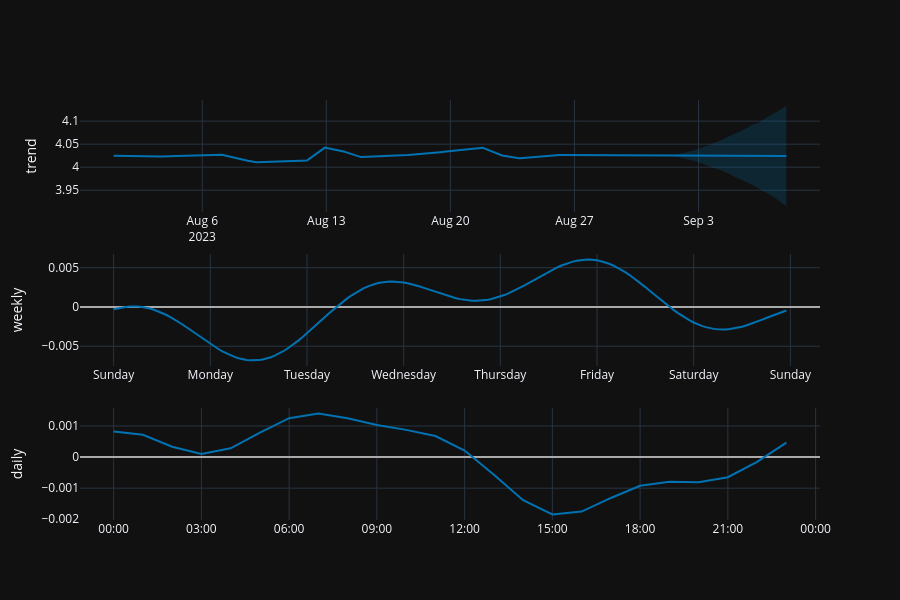

Notebook cell for this chart:
### Markdown cell above
### Component Analysis
Prophet breaks down the forecast into Trend, Weekly, and Daily components. This is extremely useful for understanding **when** the sensor values typically peak.

### Code cell
fig_components = plot_components_plotly(m, forecast)
fig_components.update_layout()
fig_components.show()

### Figure 1 — Plotly figure (JSON) as saved in the notebook; plotly's stock layout.template omitted (floating-point values rounded to 4 significant figures; data arrays with more than 128 entries replaced by an {"elided": "..."} marker saying what was removed)
{"data": [{"line": {"color": "#0072B2", "width": 2}, "mode": "lines", "name": "trend", "type": "scatter", "x": {"elided": "912 str values"}, "xaxis": "x", "y": {"elided": "912 float values"}, "yaxis": "y"}, {"line": {"color": "rgba(0, 114, 178, 0.2)", "width": 0}, "mode": "lines", "name": "trend_upper", "type": "scatter", "x": {"elided": "912 str values"}, "xaxis": "x", "y": {"elided": "912 float values"}, "yaxis": "y"}, {"fill": "tonexty", "fillcolor": "rgba(0, 114, 178, 0.2)", "line": {"color": "rgba(0, 114, 178, 0.2)", "width": 0}, "mode": "lines", "name": "trend_lower", "type": "scatter", "x": {"elided": "912 str values"}, "xaxis": "x", "y": {"elided": "912 float values"}, "yaxis": "y"}, {"line": {"color": "#0072B2", "width": 2}, "mode": "lines", "name": "weekly", "type": "scatter", "x": {"elided": "168 str values"}, "xaxis": "x2", "y": {"elided": "168 float values"}, "yaxis": "y2"}, {"line": {"color": "#0072B2", "width": 2}, "mode": "lines", "name": "daily", "type": "scatter", "x": ["2017-01-01T00:00:00.000000000", "2017-01-01T01:00:00.000000000", "2017-01-01T02:00:00.000000000", "2017-01-01T03:00:00.000000000", "2017-01-01T04:00:00.000000000", "2017-01-01T05:00:00.000000000", "2017-01-01T06:00:00.000000000", "2017-01-01T07:00:00.000000000", "2017-01-01T08:00:00.000000000", "2017-01-01T09:00:00.000000000", "2017-01-01T10:00:00.000000000", "2017-01-01T11:00:00.000000000", "2017-01-01T12:00:00.000000000", "2017-01-01T13:00:00.000000000", "2017-01-01T14:00:00.000000000", "2017-01-01T15:00:00.000000000", "2017-01-01T16:00:00.000000000", "2017-01-01T17:00:00.000000000", "2017-01-01T18:00:00.000000000", "2017-01-01T19:00:00.000000000", "2017-01-01T20:00:00.000000000", "2017-01-01T21:00:00.000000000", "2017-01-01T22:00:00.000000000", "2017-01-01T23:00:00.000000000"], "xaxis": "x3", "y": [0.0008227, 0.0007162, 0.000335, 9.887e-05, 0.0002835, 0.0007877, 0.001253, 0.001399, 0.00125, 0.00103, 0.0008762, 0.0006775, 0.0002093, -0.0005706, -0.001389, -0.001844, -0.001754, -0.001315, -0.0009212, -0.0007972, -0.0008123, -0.0006481, -0.000154, 0.0004655], "yaxis": "y3"}], "layout": {"height": 600, "showlegend": false, "width": 900, "xaxis": {"anchor": "y", "domain": [0, 1], "range": ["2023-07-30T02:27:00", "2023-09-09T20:33:00"], "type": "date"}, "xaxis2": {"anchor": "y2", "domain": [0, 1], "range": ["2016-12-31T15:39:00", "2017-01-08T07:21:00"], "tickformat": "%A", "type": "date"}, "xaxis3": {"anchor": "y3", "domain": [0, 1], "range": ["2016-12-31T22:51:00", "2017-01-02T00:09:00"], "tickformat": "%H:%M", "type": "date"}, "yaxis": {"anchor": "x", "domain": [0.7333, 1], "rangemode": "normal", "title": {"text": "trend"}, "zerolinecolor": "#AAA"}, "yaxis2": {"anchor": "x2", "domain": [0.3667, 0.6333], "title": {"text": "weekly"}, "zerolinecolor": "#AAA"}, "yaxis3": {"anchor": "x3", "domain": [0, 0.2667], "title": {"text": "daily"}, "zerolinecolor": "#AAA"}}}
